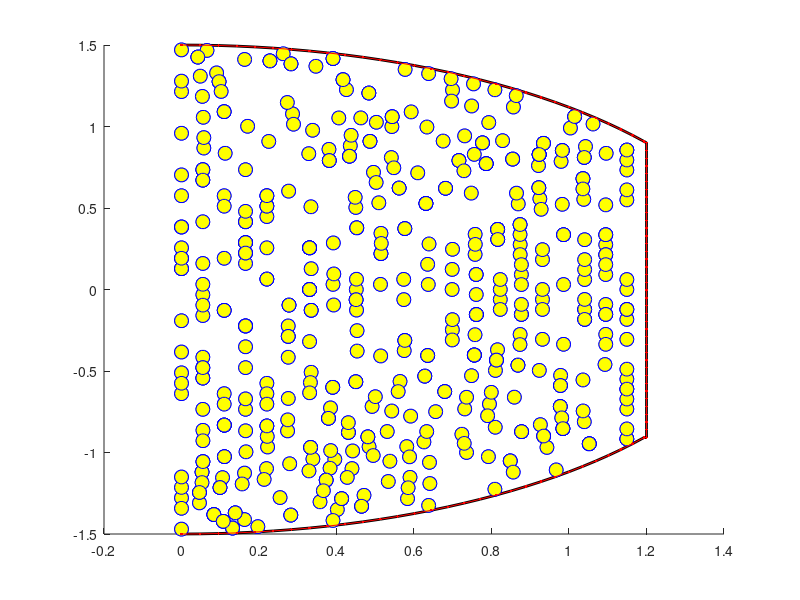

Source code (MATLAB): (Note: this script raises an error after producing the figure.)
% Agent-based stochastic model
% Cells represented as point particles
% Brownian motion and repulsion
%
% CC (Jan 2024)


close all;
% clc;
clear;


load('cellinitialization_n500','pos0','Ncells');
N = Ncells;
% a = 0; b = 2*pi; th0 = (b-a).*rand(N,1) + a;
% r_circle    = 1.35;
% pos0        = [r_circle*rand(N,1).*cos(th0),r_circle*rand(N,1).*sin(th0)];
n = length(pos0);

video_flag = 0;
if(video_flag)
    vidObj = VideoWriter('morphogen.mp4','MPEG-4');
    open(vidObj);
end

% Parameters
dt          = 0.00001;
Tmax        = 5.0;
mu          = 1;
dl_crit     = 0.1; % critical distance for computing repulsive force
xi          = 1.0; % drag coefficient
kb          = 10.0; % stiffness of epidermis
kcoll       = 0.08; % epidermins-cell collision constant
kdiv        = 0.1; % proliferation rate
offset      = 0.1; % distance between mother and daughter cell

pos     = pos0;
pre_pos = pos;

% A large array for positions
cells_max   = 5 * N;
pos         = NaN(cells_max,2);
v           = NaN(cells_max,2);
tau         = NaN(cells_max,1);
v(1:N,:)    = zeros(N,2);
tau(1:N,:)  = zeros(N,1);
pos(1:N, :) = pos0;

% Division status
division_status = false(cells_max, 1);

% Division interval
div_interval = 0.4; 
next_div_time = div_interval;

% Define semi-circle
semi_circle_center = [0, 0];
semi_circle_radius = 1.5;
theta = linspace(3*pi/2,5*pi/2);
xb_semi_circle = semi_circle_radius * cos(theta) + semi_circle_center(1);
yb_semi_circle = semi_circle_radius * sin(theta) + semi_circle_center(2);

% Define the vertical line segments
x_vert = [1.2, 1.2];

diffs = abs(xb_semi_circle - x_vert(1));
[~, sorted_indices] = sort(diffs);
closest_indices = sorted_indices(1:2); % find the indices of the two smallest differences
val_yb = yb_semi_circle(closest_indices);
val_xb = xb_semi_circle(closest_indices);

y_vert = [val_yb(1),val_yb(2)];

% Find mean spacing
xb_space = xb_semi_circle(1:min(closest_indices));
yb_space = yb_semi_circle(1:min(closest_indices));
for i=1:length(xb_space)-1
    ds = sqrt((xb_space(i+1)-xb_space(i))^2+(yb_space(i+1)-yb_space(i))^2);
end
avg_ds = mean(ds);

y_v = y_vert(2):avg_ds:y_vert(1);
x_v = 1.2*ones(1,length(y_v));


% Combine the semicircle and the vertical line segment in correct order
xb = [xb_semi_circle(1:min(closest_indices)),x_v,xb_semi_circle(max(closest_indices):end)];
yb = [yb_semi_circle(1:min(closest_indices)),y_v,yb_semi_circle(max(closest_indices):end)];

Xb0 = [xb;yb]'; 
Xb = [xb;yb]';
dsb = sqrt( (Xb0(1,1)-Xb0(2,1))^2 + (Xb0(1,2)-Xb0(2,2))^2 ); % initial distance btw the first 2 pts on the b

% Make a difference matrix for the boundary points
Nb = length(Xb);
e = ones(Nb,1);
Db = spdiags([-e e],[0  1],Nb,Nb); % cal the diff in pos of adjacent pts along the b
%Db(1,1) = 1; Db(1,2) = 0;
Db(Nb,1) = 1;

% Tether points/top channel resting length
blp0 = Db * Xb0;
blp0 = sqrt(blp0(:,1).^2 + blp0(:,2).^2); % rest length of edge from i to i+1
blm0 = Db' * Xb0;
blm0 = sqrt(blm0(:,1).^2 + blm0(:,2).^2); % rest length of edge from i-1 to i+1

% Alive status
alive = NaN(length(pos),1);
not_NaN_rows = ~any(isnan(pos),2);
alive(not_NaN_rows & isnan(alive)) = 1;

% Number of daughter cells 
n_daughter = 0;





tic
for t = 1:Tmax/dt
    % Zero out 
    F_cc = zeros(cells_max,2);
    F_epid = zeros(cells_max,2);
    F_pull = zeros(cells_max,2);
    F_active = zeros(Nb,2);
    F_collision = zeros(length(Xb),2);
    v = zeros(cells_max,2);


    if t==1
        % Plotting initially
        figure(1);
        scatter(pos(:,1),pos(:,2),100,'o','markerfacecolor','y','markeredgecolor','b'); 
        hold on;
        plot(Xb(:,1), Xb(:,2), 'k','linewidth',2);

        for i = 1:length(pos)
            if ~isnan(pos(i,1))
                if division_status(i)
                    scatter(pos(i,1),pos(i,2),100,'o','markerfacecolor',[0.3010 0.7450 0.9330],'markeredgecolor','b') % blue for divided cells
                else
                    scatter(pos(i,1),pos(i,2),100,'o','markerfacecolor','y','markeredgecolor','b') % yellow for original cells
                end
            end
        end 

        plot(xb,yb,'r.-')
        yline(1.5,'--')
        yline(1,'--')
        yline(0.5,'--')
        yline(0,'--')



        % Fill the area between y=0 and y=0.5
        x_0_0pt5 = [0 1.2 1.2 0];
        y_0_0pt5 = [0 0 0.5 0.5];
        fill(x_0_0pt5,y_0_0pt5,'r','FaceAlpha',0.3)



        % Fill the area between y=0.5 and y=1
        % find y value closest to 1, and its corresponding x value
        [~,idx_y1] = min(abs(Xb(:,2) - 1));
        y_1 = Xb(idx_y1,2);
        y_1_x = Xb(idx_y1,1);

        % find Xb values between y=0.5 and y=1
        idx_y0pt5_y1 = (Xb(:,2) >= 0.5) & (Xb(:,2) <= 1);
        Xb_y0pt5_y1 = Xb(idx_y0pt5_y1,:);

        x_0pt5_1 = [0; 1.2; Xb_y0pt5_y1(:,1); y_1_x; 0];
        y_0pt5_1 = [0.5; 0.5; Xb_y0pt5_y1(:,2); y_1; 1];
        fill(x_0pt5_1,y_0pt5_1,'b','FaceAlpha',0.3)



        % Fill the area between y=1 and y=1.5
        % find Xb values between y=1 and y=1.5
        idx_y1_y1pt5 = (Xb(:,2) >= 1) & (Xb(:,2) <= 1.5);
        Xb_y1_y1pt5 = Xb(idx_y1_y1pt5,:);

        x_1_1pt5 = [0; y_1_x; Xb_y1_y1pt5(:,1); 0];
        y_1_1pt5 = [1; y_1; Xb_y1_y1pt5(:,2); 1.5];
        fill(x_1_1pt5,y_1_1pt5,'c','FaceAlpha',0.3)





        xlim([-1.5 2.5]); ylim([-1.5 1.5]); box on; grid off;
        set(gca,'plotBoxAspectRatio',[1 1 1]);
        set(gca,'FontSize',20);% set(gca,'Color','k');
        set(gcf,'color','w');% set(gca,'XTickLabel',[]); set(gca,'YTickLabel',[]);
        x0=800;y0=700;width=400;height=400;
        set(gcf,'position',[x0,y0,width,height]);

        currFrame = getframe(gcf);
        % writeVideo(vidObj,currFrame);

        pause(0.2)
        hold off;
    end


    % Cell division/apoptosis
    active_cells = find(~isnan(pos(:,1)));
    N_active = length(active_cells);
    r = rand;
    if r < (N_active-n_daughter)*kdiv*dt
        % Randomly pick dividing cell
        dividing_cell = active_cells(randperm(length(active_cells), 1));
        N_active = N_active + 1;
        n_daughter = n_daughter + 1;

        new_idx = find(isnan(pos(:,1)), 1, 'first'); % daughter cell

        % % Position of daughter cell (random direction)
        % div_angle = 2*pi*rand;
        % dx = offset * cos(div_angle);
        % dy = offset * sin(div_angle);
        % new_pos = pos(dividing_cell,:) + [dx, dy];

        % Position of daughter cell (directed)
        div_angle = 0 - pi/6*randn;
        dx = offset * cos(div_angle);
        dy = offset * sin(div_angle);
        new_pos = pos(dividing_cell,:) + [dx, dy];

        pos(new_idx,:) = new_pos;
        alive(new_idx,:) = 1;
        division_status(new_idx) = true;
    end


    % For active cells: compute forces & update positions
    active_cells = find(~isnan(pos(:,1)));
    N_active_cells = length(active_cells);

    F_cc(active_cells,:) = compute_cellcell_repulsive(pos(active_cells,:),dl_crit);
    F_epid(active_cells,:) = compute_semi_circle_repulsion(pos(active_cells,:), dl_crit, Xb);
    % F_pull(active_cells,:) = [ones(N_active_cells,1),zeros(N_active_cells,1)];




    % Identify cells with different conditions
    cells_below_y0 = find(pos(:,2) < 0); % cells below y=0
    cells_y_0_0p5 = find(pos(:,2) >= 0 & pos(:,2) < 0.5); % cells between y=0 and y=0.5
    cells_y_0p5_1 = find(pos(:,2) >= 0.5 & pos(:,2) < 1); % cells between y=0.5 and y=1
    cells_y_1_1p5 = find(pos(:,2) >= 1 & pos(:,2) <= 1.5); % cells between y=1 and y=1.5

    % Apply pull force 
    F_pull(cells_below_y0,:) = [zeros(length(cells_below_y0),1),zeros(length(cells_below_y0),1)];
    F_pull(cells_y_0_0p5,:) = [ones(length(cells_y_0_0p5),1) * 0.5,zeros(length(cells_y_0_0p5),1)];
    F_pull(cells_y_0p5_1,:) = [ones(length(cells_y_0p5_1),1),zeros(length(cells_y_0p5_1),1)];
    F_pull(cells_y_1_1p5,:) = [ones(length(cells_y_1_1p5),1) * 2,zeros(length(cells_y_1_1p5),1)];

 


    % Apply forces to the boundary
    for i = 1:length(active_cells)
        if norm(F_epid(i,:)) > 0 % indicates collision with boundary
            [Fpos,mink_ids] = compute_boundary_collision_force(pos(active_cells(i),:),Xb,kcoll);
            F_collision(mink_ids,:) = Fpos;
        end
    end

    F = F_cc + 5*F_epid + F_pull;

    v = F/xi;
    a = -6; b = 6; eta = (b-a).*rand(length(active_cells),2) + a; % Brownian motion
    pos(active_cells,:) = pos(active_cells,:) + v(active_cells,:)*dt + dt*eta*6;

    % For semi-circle (calling it "b" for boundary): compute forces & update positions
    upper_indices = find(yb >= 0);
    rest_indices = find(~(yb >= 0));
    F_semi_circle_elasticity = compute_semi_circle_elasticity(Xb, Db, blp0, blm0, dsb, kb, upper_indices, rest_indices);
    %F_semi_circle_interp = interp1(pos,F_semi_circle,Xb);

    F_active = zeros(Nb,2);
    %F_active(40:60,1) = 1;

    Fb = F_semi_circle_elasticity + 5*F_collision;%+ F_semi_circle_interp;
    Xb(2:end-1,:) = Xb(2:end-1,:) + dt*(Fb(2:end-1,:)/xi);


    if mod(t,10000) == 0
        % Plotting
        figure(1);
        scatter(pos(:,1),pos(:,2),100,'o','markerfacecolor','y','markeredgecolor','b'); 
        hold on;
        plot(Xb(:,1), Xb(:,2), 'k','linewidth',2);

        for i = 1:length(pos)
            if ~isnan(pos(i,1))
                if division_status(i)
                    scatter(pos(i,1),pos(i,2),100,'o','markerfacecolor',[0.3010 0.7450 0.9330],'markeredgecolor','b') % blue for divided cells
                else
                    scatter(pos(i,1),pos(i,2),100,'o','markerfacecolor','y','markeredgecolor','b') % yellow for original cells
                end
            end
        end 




        plot(xb,yb,'r.-')
        yline(1.5,'--')
        yline(1,'--')
        yline(0.5,'--')
        yline(0,'--')





        % Fill the area between y=0 and y=0.5
        % find y value closest to 0, and its corresponding x value
        [~,idx_y0] = min(abs(Xb(:,2)));
        y_0 = Xb(idx_y0,2);
        y_0_x = Xb(idx_y0,1);

        % find y value closest to 0.5, and its corresponding x value
        [~,idx_ypt5] = min(abs(Xb(:,2) - 0.5));
        y_0pt5 = Xb(idx_ypt5,2);
        y_0pt5_x = Xb(idx_ypt5,1);

        % find Xb values between y=0 and y=0.5
        idx_y0_y0pt5 = (Xb(:,2) >= 0) & (Xb(:,2) <= 0.5);
        Xb_y0_y0pt5 = Xb(idx_y0_y0pt5,:);

        x_0_0pt5 = [0; y_0_x; Xb_y0_y0pt5(:,1); y_0pt5_x; 0];
        y_0_0pt5 = [0; y_0; Xb_y0_y0pt5(:,2); y_0pt5; 0.5];
        fill(x_0_0pt5,y_0_0pt5,'r','FaceAlpha',0.3)



        % Fill the area between y=0.5 and y=1
        % find y value closest to 1, and its corresponding x value
        [~,idx_y1] = min(abs(Xb(:,2) - 1));
        y_1 = Xb(idx_y1,2);
        y_1_x = Xb(idx_y1,1);

        % find Xb values between y=0.5 and y=1
        idx_y0pt5_y1 = (Xb(:,2) >= 0.5) & (Xb(:,2) <= 1);
        Xb_y0pt5_y1 = Xb(idx_y0pt5_y1,:);

        x_0pt5_1 = [0; y_0pt5_x; Xb_y0pt5_y1(:,1); y_1_x; 0];
        y_0pt5_1 = [0.5; y_0pt5; Xb_y0pt5_y1(:,2); y_1; 1];
        fill(x_0pt5_1,y_0pt5_1,'b','FaceAlpha',0.3)



        % Fill the area between y=1 and y=1.5
        % find Xb values between y=1 and y=1.5
        idx_y1_y1pt5 = (Xb(:,2) >= 1) & (Xb(:,2) <= 1.5);
        Xb_y1_y1pt5 = Xb(idx_y1_y1pt5,:);

        x_1_1pt5 = [0; y_1_x; Xb_y1_y1pt5(:,1); 0];
        y_1_1pt5 = [1; y_1; Xb_y1_y1pt5(:,2); 1.5];
        fill(x_1_1pt5,y_1_1pt5,'c','FaceAlpha',0.3)







        % quiver(pos(:,1),pos(:,2),F_cc(:,1),F_cc(:,2),'r','linewidth',2,'autoscale','off');
        % quiver(pos(:,1),pos(:,2),F_epid(:,1),F_epid(:,2),'b','linewidth',2,'autoscale','off');
        % quiver(Xb(:,1),Xb(:,2),F_collision(:,1),F_collision(:,2),'-w','autoscale','on')
        % scatter(Xb(mink_ids,1),Xb(mink_ids,2),'g*')

        xlim([-1.5 2.5]); ylim([-1.5 1.5]); box on; grid off;

        set(gca,'plotBoxAspectRatio',[1 1 1]);
        set(gca,'FontSize',20);% set(gca,'Color','k');
        set(gcf,'color','w');% set(gca,'XTickLabel',[]); set(gca,'YTickLabel',[]);
        x0=800;y0=700;width=400;height=400;
        set(gcf,'position',[x0,y0,width,height]);

        currFrame = getframe(gcf);
        % writeVideo(vidObj,currFrame);

        pause(0.2)
        hold off;



        % % Histogram for probability distribution
        % figure(2);
        % 
        % blue_cells = pos(division_status,:);
        % yellow_cells = pos(~division_status,:);
        % 
        % % remove NaN
        % blue_cells = blue_cells(all(~isnan(blue_cells),2),:);
        % yellow_cells = yellow_cells(all(~isnan(yellow_cells),2),:);
        % 
        % histogram(blue_cells(:,1),'BinWidth',0.1,'Normalization','probability','FaceColor','b');
        % xlim([-2 2])
        % hold on;
        % histogram(yellow_cells(:,1),'BinWidth',0.1,'Normalization','probability','FaceColor','y');
        % 
        % legend('Blue (Divided) Cells', 'Yellow (Original) Cells');
        % currFrame = getframe(gcf);
        % hold off;

    end


end
toc


if(video_flag)
    close(vidObj);
end



function [F_repulsive] = compute_cellcell_repulsive(pos,dl_crit)
    F_repulsive = zeros(length(pos),2);
    n = length(pos);

    for i=1:n
        for j=1:n
            dl = sqrt( (pos(i,1)-pos(j,1))^2 + (pos(i,2)-pos(j,2))^2 );
            if (j~=i)&&(dl<dl_crit)
                dl = sqrt( (pos(i,1)-pos(j,1))^2 + (pos(i,2)-pos(j,2))^2 );
                F_repulsive(j,:) = -2*(pos(i,:)-pos(j,:))/dl;
                F_repulsive(i,:) = -2*(pos(j,:)-pos(i,:))/dl;
            end
        end
    end

end




function [F_semi_circle] = compute_semi_circle_repulsion(pos, dl_crit, Xb)
    n = size(pos, 1);
    F_semi_circle = zeros(n, 2);

    for i = 1:n
        cell_pos = pos(i, :);

        for j = 1:length(Xb)
            r = sqrt((cell_pos(1) - Xb(j,1))^2 + (cell_pos(2) - Xb(j,2))^2);
            if r < dl_crit
                F_semi_circle(i, :) = F_semi_circle(i, :) + [-0.5, 0];
                %F_semi_circle(i, :)
                %sprintf('Collision!')
                %keyboard()
            end
        end
    end
end





function[F_deformable_semi_circle] = compute_semi_circle_elasticity(Xb, Db, blp0, blm0, dsb, kb, mid_part_indices, rest_indices)
    Nb = length(Xb);
    F_deformable_semi_circle = zeros(Nb,2);

    kb_values = kb * ones(Nb, 1);
    kb_values(mid_part_indices) = kb;%kb/1000;

    % Compute spring forces between nodes
    btem_p = Db * Xb;
    blp = sqrt(btem_p(:,1).^2 + btem_p(:,2).^2); % length of edge from i to i+1
    btem_m = Db' * Xb;
    blm = sqrt(btem_m(:,1).^2 + btem_m(:,2).^2); % length of edge from i-1 to i
    Fbs = (kb_values .* ( blp./blp0 - 1. )) .* ((Db * Xb)./blp) + ...
          (kb_values .* ( blm./blm0 - 1. )) .* ((Db'*Xb)./blm);
    Fbs = Fbs ./ dsb;

    F_deformable_semi_circle = F_deformable_semi_circle + Fbs; % add spring forces to tethering forces
end




function [Fpos,mink_ids] = compute_boundary_collision_force(cell_pos, Xb, kcoll)
    % Calculate the distances between cell_pos and boundary points
    distances = sqrt( (Xb(:,1)-cell_pos(1)).^2 + (Xb(:,2)-cell_pos(2)).^2 );
    
    % Find the nearest point
    [~,min_idx] = mink(distances,3);
    nearest_boundary_points = Xb(min_idx,:);

    % Calculate the force
    mink_distances = sqrt((cell_pos(1) - nearest_boundary_points(:,1)).^2 + (cell_pos(2) - nearest_boundary_points(:,2)).^2);
    directions = (nearest_boundary_points - cell_pos) ./ mink_distances; % unit vector
    Fpos = kcoll * (mink_distances./sum(mink_distances)) .* directions;
    mink_ids = min_idx;

end
